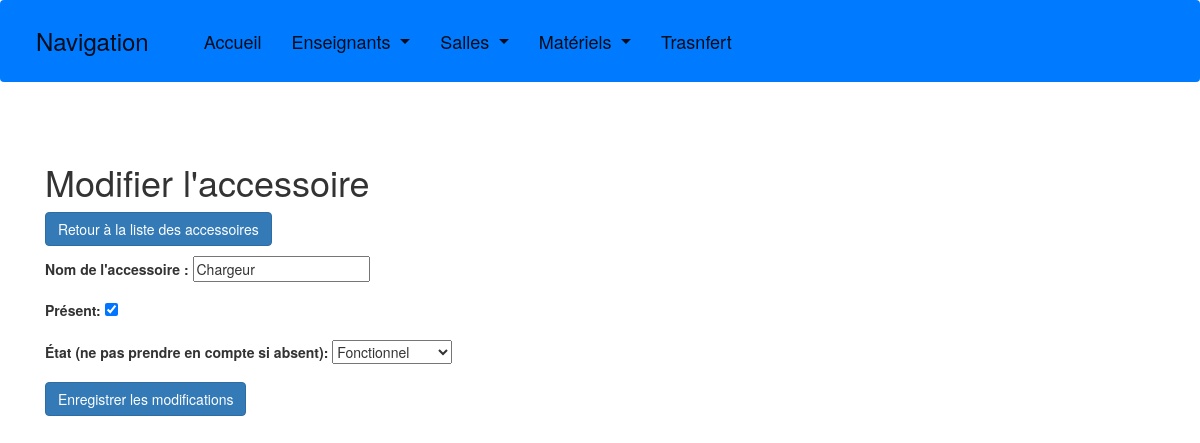
Page /materiel/1/accessoire/1/modifier/ on the committed database.
### gestion_materiel/models.py (models this page shows)
class AccessoireMateriel(models.Model):
    material = models.ForeignKey(
        Materiel,
        on_delete=models.CASCADE,
        null=True
    )
    nom = models.CharField(
        max_length=100,
        blank = True
    )
    present = models.BooleanField(
        default=True
    )
    etat = models.CharField(
        max_length=100,
        blank=True,
        null=True
    )

### gestion_materiel/views.py (the view)
# urls.py: path('materiel/<int:materiel_id>/accessoire/<int:accessoire_id>/modifier/', views.modifier_accessoire, name='modifier_accessoire'),
def modifier_accessoire(request, materiel_id, accessoire_id):
    accessoire = get_object_or_404(AccessoireMateriel, id=accessoire_id)
    materiel = Materiel.objects.get(id=materiel_id)
    if request.method == 'POST':
        form = AccessoireViaMaterielForm(request.POST, instance=accessoire)
        if form.is_valid():
            form.save()
            messages.success(request, 'Accessoire modifié avec succès')
            return redirect('liste_accessoires', materiel_id=materiel_id)
    else:
        form = AccessoireViaMaterielForm(instance=accessoire)
    return render(request, 'gestion_materiel/materiel/accessoire/modifier_accessoire.html', {'form': form, 'materiel': materiel})

### gestion_materiel/forms.py (shortened to what this page needs)
class AccessoireViaMaterielForm(forms.ModelForm):
    class Meta:
        model = AccessoireMateriel
        fields = ('nom', 'present', 'etat')
        widgets = {
            'etat': forms.Select(choices=[('Fonctionnel', 'Fonctionnel'), ('Défaillant', 'Défaillant'), ('Non fonctionnel', 'Non fonctionnel')]),
        }

### gestion_materiel/templates/gestion_materiel/materiel/accessoire/modifier_accessoire.html (shortened to what this page needs)
<!DOCTYPE html>
<html>
<head>
</head>
<body>
    {% include 'gestion_materiel/includes/entete.html' %}
    <div class="container">
        <h1>Modifier l'accessoire</h1>
        <a href="{% url 'liste_accessoires' materiel_id=materiel.id %}" class="btn btn-primary">Retour à la liste des accessoires</a>
    <form method="post">
            <div class="form-group">
                <label for="{{ form.nom.id_for_label }}">Nom de l'accessoire :</label>
                {{ form.nom }}
            </div>
            <div class="form-group">
                <label for="{{ form.present.id_for_label }}">Présent:</label>
                {{ form.present }}
            </div>
            <div class="form-group">
                <label> État (ne pas prendre en compte si absent):</label>
                {{ form.etat }}
            </div>
            <button type="submit" class="btn btn-primary">Enregistrer les modifications</button>
        </form>
    </div>
</body>
</html>

### rows in the picture
AccessoireMateriel: nom "Chargeur", present "☑", etat "Fonctionnel"
